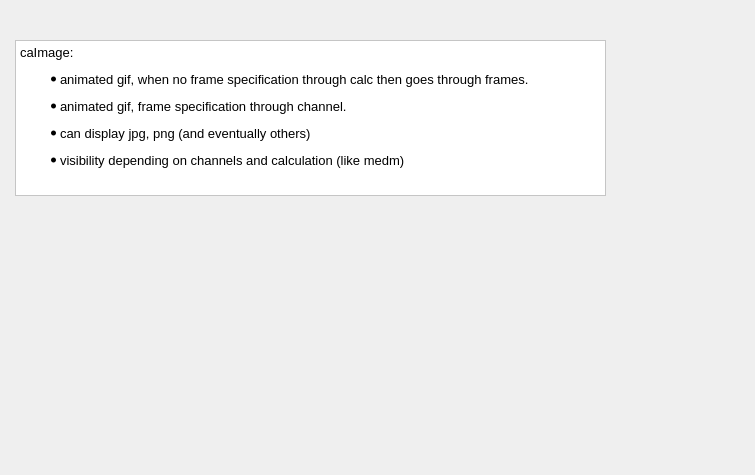
      <widget class="QWidget" name="tab_4">
       <attribute name="title">
        <string>caImage</string>
       </attribute>
       <widget class="caImage" name="caImage_23">
        <property name="geometry">
         <rect>
          <x>90</x>
          <y>260</y>
          <width>40</width>
          <height>40</height>
         </rect>
        </property>
        <property name="imageCalc">
         <string notr="true"/>
        </property>
        <property name="filename" stdset="0">
         <string>turbo.gif</string>
        </property>
        <property name="channel" stdset="0">
         <string notr="true"/>
        </property>
       </widget>
       <widget class="QTextEdit" name="textEdit_4">
        <property name="geometry">
         <rect>
          <x>15</x>
          <y>40</y>
          <width>591</width>
          <height>156</height>
         </rect>
        </property>
        <property name="styleSheet">
         <string notr="true">
QWidget {background: white;} </string>
        </property>
        <property name="html">
         <string>&lt;!DOCTYPE HTML PUBLIC &quot;-//W3C//DTD HTML 4.0//EN&quot; &quot;http://www.w3.org/TR/REC-html40/strict.dtd&quot;&gt;
&lt;html&gt;&lt;head&gt;&lt;meta name=&quot;qrichtext&quot; content=&quot;1&quot; /&gt;&lt;style type=&quot;text/css&quot;&gt;
p, li { white-space: pre-wrap; }
&lt;/style&gt;&lt;/head&gt;&lt;body style=&quot; font-family:'Sans Serif'; font-size:10pt; font-weight:400; font-style:normal;&quot;&gt;
&lt;p style=&quot; margin-top:0px; margin-bottom:0px; margin-left:0px; margin-right:0px; -qt-block-indent:0; text-indent:0px;&quot;&gt;caImage: &lt;/p&gt;
&lt;ul style=&quot;margin-top: 0px; margin-bottom: 0px; margin-left: 0px; margin-right: 0px; -qt-list-indent: 1;&quot;&gt;&lt;li style=&quot; margin-top:12px; margin-bottom:0px; margin-left:0px; margin-right:0px; -qt-block-indent:0; text-indent:0px;&quot;&gt;animated gif, when no frame specification through calc then goes through frames.&lt;/li&gt;
&lt;li style=&quot; margin-top:12px; margin-bottom:0px; margin-left:0px; margin-right:0px; -qt-block-indent:0; text-indent:0px;&quot;&gt;animated gif, frame specification through channel.&lt;/li&gt;
&lt;li style=&quot; margin-top:12px; margin-bottom:0px; margin-left:0px; margin-right:0px; -qt-block-indent:0; text-indent:0px;&quot;&gt;can display jpg, png (and eventually others)&lt;/li&gt;&lt;/ul&gt;
&lt;ul style=&quot;margin-top: 0px; margin-bottom: 0px; margin-left: 0px; margin-right: 0px; -qt-list-indent: 1;&quot;&gt;&lt;li style=&quot; margin-top:12px; margin-bottom:0px; margin-left:0px; margin-right:0px; -qt-block-indent:0; text-indent:0px;&quot;&gt;visibility depending on channels and calculation (like medm)&lt;/li&gt;&lt;/ul&gt;&lt;/body&gt;&lt;/html&gt;</string>
        </property>
       </widget>
       <widget class="caImage" name="caImage_24">
        <property name="geometry">
         <rect>
          <x>195</x>
          <y>260</y>
          <width>40</width>
          <height>40</height>
         </rect>
        </property>
        <property name="imageCalc">
         <string>A</string>
        </property>
        <property name="filename" stdset="0">
         <string>turbo.gif</string>
        </property>
        <property name="channel" stdset="0">
         <string notr="true">QTDM:COUNT:1</string>
        </property>
       </widget>
       <widget class="caImage" name="caimage">
        <property name="geometry">
         <rect>
          <x>245</x>
          <y>250</y>
          <width>366</width>
          <height>146</height>
         </rect>
        </property>
        <property name="filename" stdset="0">
         <string notr="true">pvss2.jpg</string>
        </property>
       </widget>
       <widget class="caImage" name="caimage_2">
        <property name="geometry">
         <rect>
          <x>55</x>
          <y>370</y>
          <width>161</width>
          <height>96</height>
         </rect>
        </property>
        <property name="filename" stdset="0">
         <string notr="true">splash.png</string>
        </property>
       </widget>
       <widget class="caImage" name="caimage_3">
        <property name="geometry">
         <rect>
          <x>665</x>
          <y>250</y>
          <width>81</width>
          <height>81</height>
         </rect>
        </property>
        <property name="imageCalc">
         <string notr="true"/>
        </property>
        <property name="filename" stdset="0">
         <string notr="true">earth.gif</string>
        </property>
       </widget>
      </widget>
